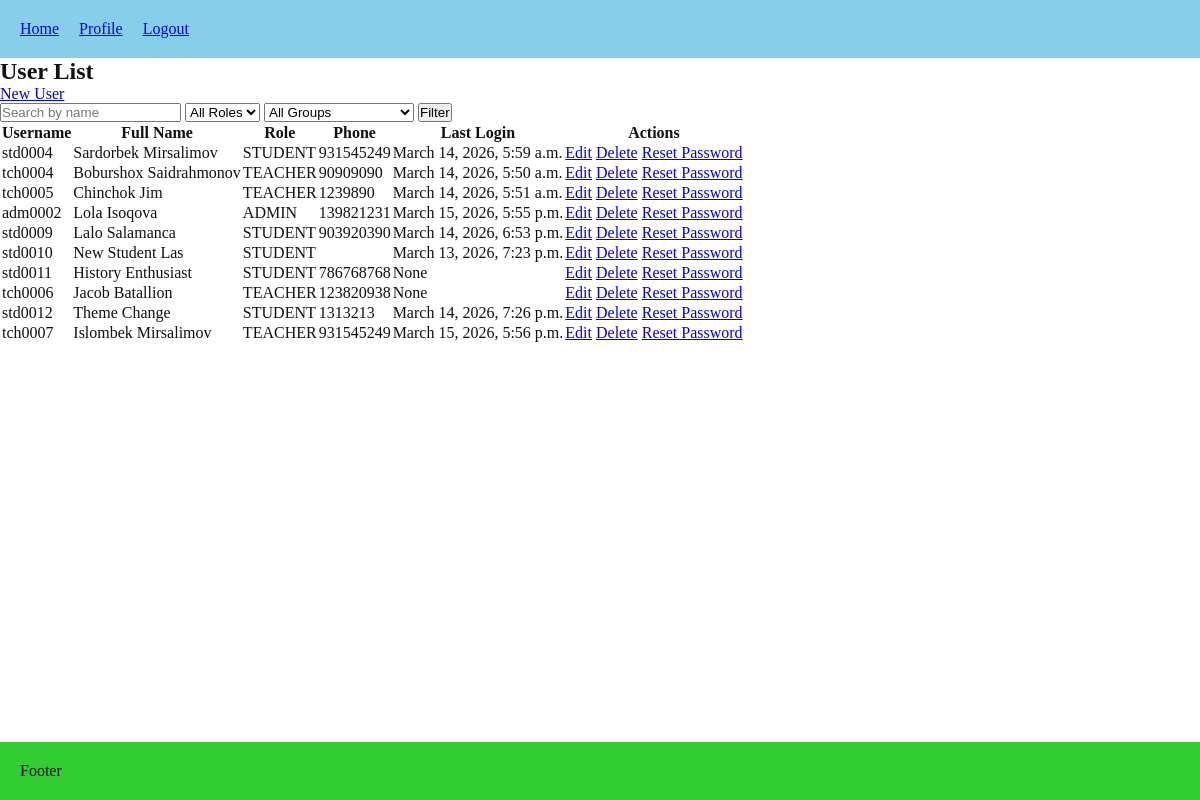
/users/users_list/ (signed in), run on an earlier commit of the app's database.
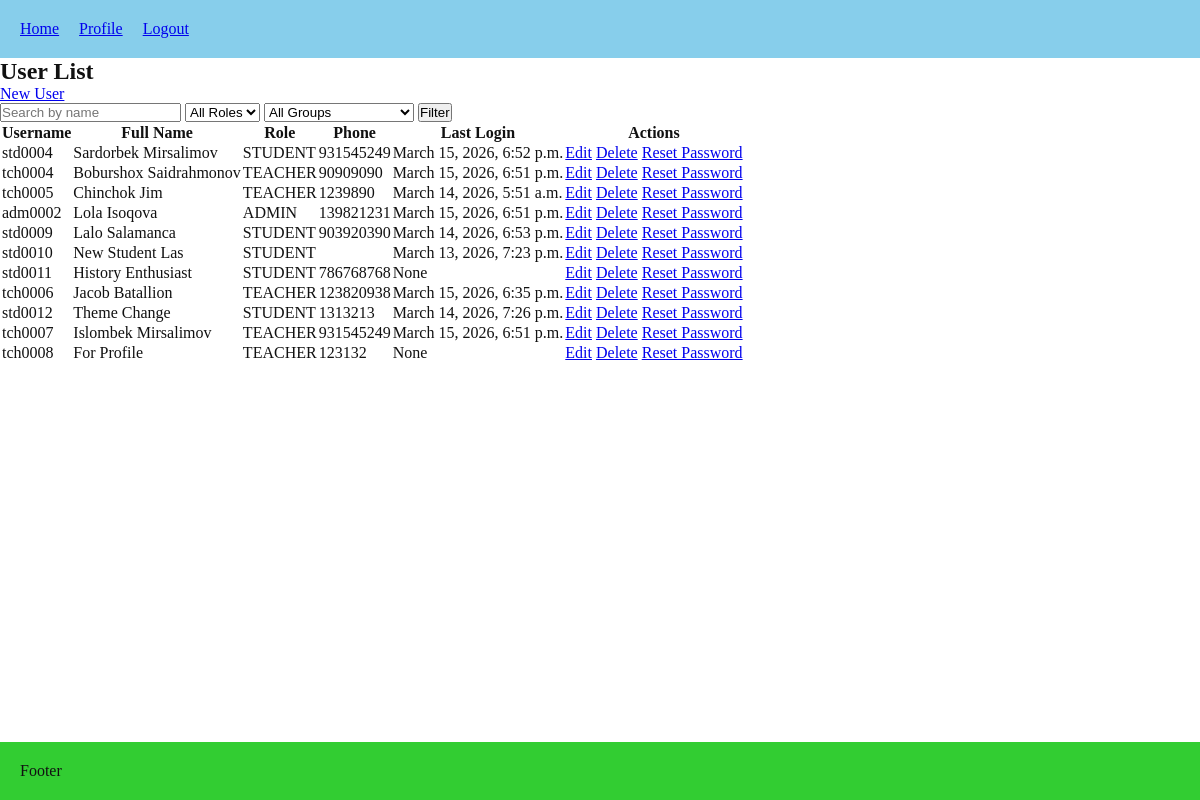
And on a later commit of the database.
### users/models.py (models this page shows, shortened)
class User(AbstractUser):
    username = models.CharField(
        max_length=150,
        unique=True,
        blank=True,
        editable=False
    )
    class Role(models.TextChoices):
        ADMIN = 'ADMIN', 'Admin'
        TEACHER = 'TEACHER', 'Teacher'
        STUDENT = 'STUDENT', 'Student'
    ROLE_PREFIXES = {
        Role.ADMIN: 'adm',
        Role.TEACHER: 'tch',
        Role.STUDENT: 'std',
    }
    role = models.CharField(max_length=20, choices=Role.choices, default=Role.STUDENT)
    phone_number = models.CharField(max_length=15, blank=True)
    must_reset_password = models.BooleanField(default=True)
    class Meta:
        constraints = [
            models.UniqueConstraint(fields=["first_name", "last_name", "role"], name="unique_full_name_per_role")
        ]

### users/views.py (the view)
# urls.py: path("users_list/", views.users_list, name="users_list"),
@login_required
def users_list(request):
    if request.user.role == User.Role.STUDENT:
        return HttpResponseForbidden("Students cannot view this page.")
    if request.user.role == User.Role.TEACHER:
        users = User.objects.filter(role=User.Role.STUDENT).exclude(is_superuser=True)
    elif request.user.role == User.Role.ADMIN:
        users = User.objects.exclude(is_superuser=True)
    else:
        users = []
    search_query = request.GET.get("q")
    if search_query:
        users = users.filter(
            Q(first_name__icontains=search_query) |
            Q(last_name__icontains=search_query)
        )
    role_filter = request.GET.get("role")
    if role_filter:
        users = users.filter(role=role_filter)
    groups_qs = Group.objects.all()
    if request.user.role == User.Role.TEACHER:
        groups_qs = groups_qs.filter(teacher=request.user)
    group_filter = request.GET.get("group")
    if group_filter:
        users = users.filter(enrollments__group_id=group_filter).distinct()
    return render(request, "users/users_list.html", {
        "users": users,
        "can_manage": request.user.role in [User.Role.ADMIN, User.Role.TEACHER],
        "groups": groups_qs,
        "selected_group": group_filter,
        })

### lessons/models.py (called while the page is built)
    def __str__(self):
        return self.name

### users/templates/users/users_list.html (shortened to what this page needs)
{% extends "core/base.html" %}
{% block content %}
<h2>User List</h2>
<a href="{% url 'users:create_user' %}">New User</a>
<form method="get">
    <input type="text" name="q" placeholder="Search by name" value="{{ request.GET.q }}">
    {% if request.user.role == "ADMIN" %}
        <select name="role">
            <option value="">All Roles</option>
        </select>
    {% endif %}
    <select name="group">
    <option value="">All Groups</option>
</select>
    <button type="submit">Filter</button>
</form>
<table>
    <thead>
        <tr>
            <th>Username</th>
            <th>Full Name</th>
            <th>Role</th>
            <th>Phone</th>
            <th>Last Login</th>
            <th>Actions</th>
        </tr>
    </thead>
    <tbody>
        {% for user in users %}
        <tr>
            <td>{{ user.username }}</td>
            <td>{{ user.get_full_name }}</td>
            <td>{{ user.role }}</td>
            <td>{{ user.phone_number }}</td>
            <td>{{ user.last_login }}</td>
            <td>
                {% if can_manage %}
                    <a href="{% url 'users:edit_user' user.id %}">Edit</a>
                    <a href="{% url 'users:delete_user' user.id %}">Delete</a>
                    <a href="{% url 'users:reset_password' user.id %}">Reset Password</a>
                {% endif %}
            </td>
        </tr>
        {% empty %}
        <tr>
            <td colspan="6">No users found.</td>
        </tr>
        {% endfor %}
    </tbody>
</table>
{% endblock %}

### core/templates/core/base.html (shortened to what this page needs)
<!DOCTYPE html>
<html>
<head>
    {% load static %}
    <link rel="stylesheet" href="{% static 'core/style.css' %}">
</head>
<body class="theme-{{ request.user.settings.theme|default:'LIGHT'|lower }}">
    <header>
        <nav>
            <ul style="display:flex">
                <li><a href="{% url 'core:index' %}" style="margin-right: 20px">Home</a></li>
                {% if user.is_authenticated %}
                    <li><a href="{% url 'users:profile' %}" style="margin-right: 20px">Profile</a></li>
                    <li><a href="{% url 'users:logout' %}">Logout</a></li>
                {% else %}
                    <li><a href="{% url 'users:login' %}">Login</a></li>
                {% endif %}
            </ul>
        </nav>
    </header>
    <main>
        {% block content %}
        {% endblock content %}
    </main>
    <footer>
        <p>Footer</p>
    </footer>
</body>
</html>

### core/static/core/style.css (style rules this page uses)
* { box-sizing: border-box; margin: 0; padding: 0; list-style: none; }
:root { font-size: 12; --theme-color: skyblue; --secondary-color: limegreen; }
.theme-light { --bg: #ffffff; --text: #111111; --surface: #f5f5f5; --border: #e0e0e0; }
body { background-color: var(--bg); color: var(--text); display: flex; flex-direction: column; min-height: 100vh; }
header { background: var(--theme-color); padding: 20px; }
main { flex: 1; }
footer { background-color: var(--secondary-color); padding: 20px; }
a { transition: 0.3s; }

What changed in the data, as far as the page shows it:
changed User "std0004": last_login "March 14, 2026, 5:59 a.m." → "March 15, 2026, 6:52 p.m."
changed User "tch0004": last_login "March 14, 2026, 5:50 a.m." → "March 15, 2026, 6:51 p.m."
changed User "adm0002": last_login "March 15, 2026, 5:55 p.m." → "March 15, 2026, 6:51 p.m."
changed User "tch0006": last_login "None" → "March 15, 2026, 6:35 p.m."
changed User "tch0007": last_login "March 15, 2026, 5:56 p.m." → "March 15, 2026, 6:51 p.m."
added User: username "tch0008", get_full_name "For Profile", role "TEACHER", phone_number "123132", last_login "None"
